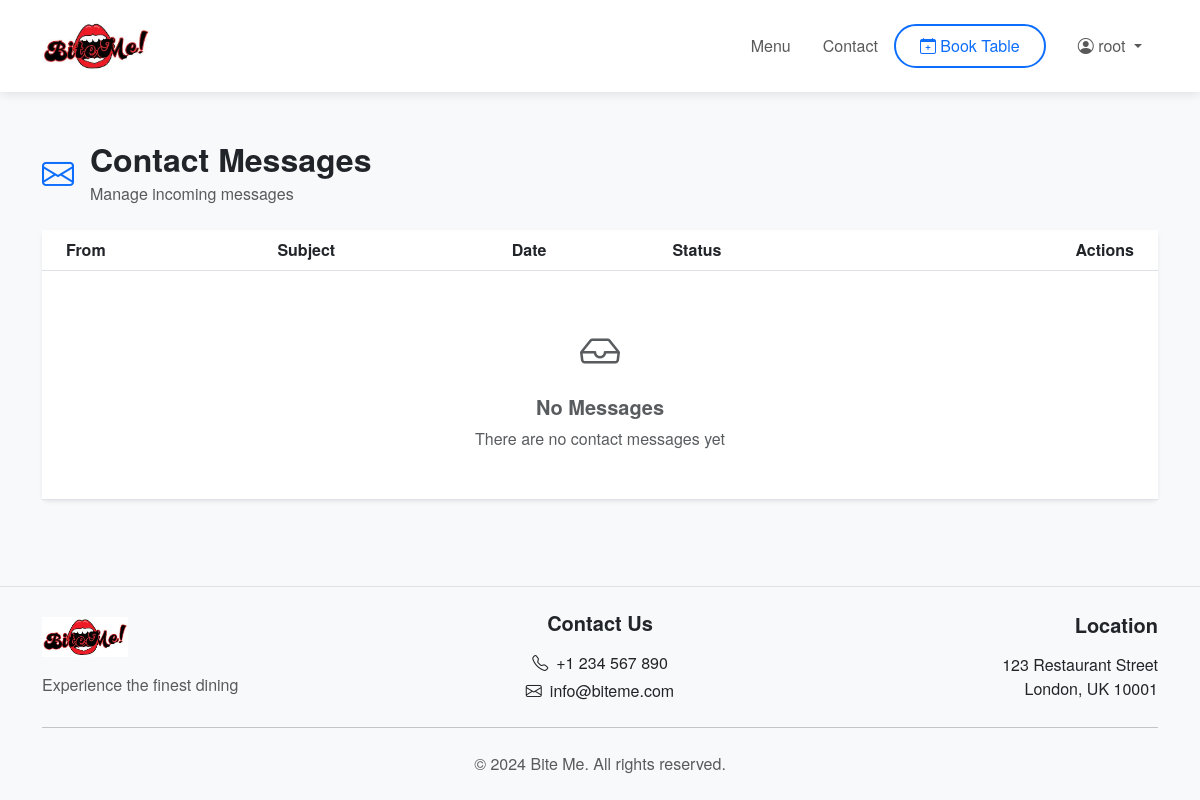
The app's page /manage/messages/ (signed in), older data.
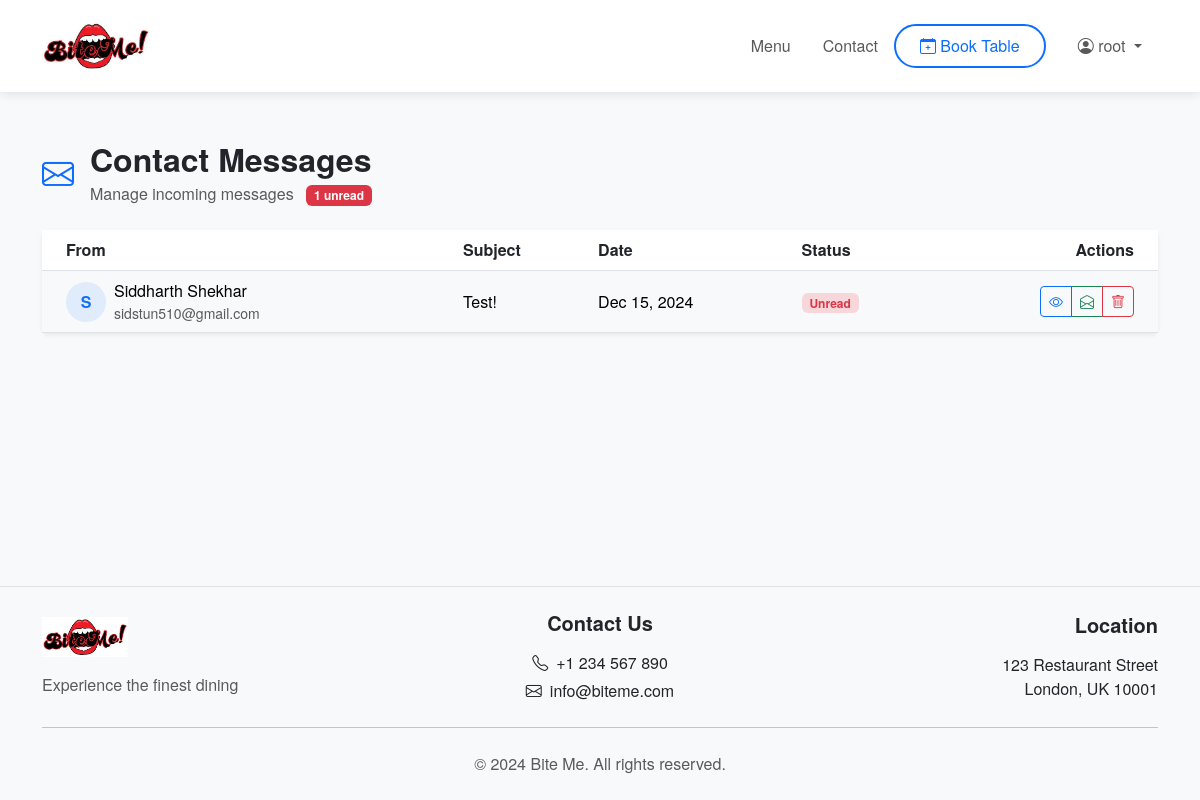
The same page, newer data.
### booking/models.py (models this page shows, shortened)
class Contact(models.Model):
    name = models.CharField(max_length=100)
    email = models.EmailField()
    subject = models.CharField(max_length=200)
    message = models.TextField()
    created_at = models.DateTimeField(auto_now_add=True)
    is_read = models.BooleanField(default=False)
    class Meta:
        ordering = ['-created_at']

### booking/views.py (the view)
# urls.py: path('manage/messages/', manage_messages_view, name='manage_messages'),
@user_passes_test(lambda u: u.is_staff)
def manage_messages_view(request):
    messages_list = Contact.objects.all()
    unread_count = messages_list.filter(is_read=False).count()
    context = {
        'messages_list': messages_list,
        'unread_count': unread_count
    }
    return render(request, 'booking/admin/messages.html', context)

### booking/templates/booking/admin/messages.html (shortened to what the changed rows need)
{% extends 'booking/base.html' %}
{% load static %}
{% block content %}
<div class="container py-4">
    <div class="row mb-4">
        <div class="col-lg-8">
            <div class="d-flex align-items-center">
                <div>
                    <h2 class="mb-1">Contact Messages</h2>
                    <p class="text-muted mb-0">
                        Manage incoming messages
                        {% if unread_count %}
                            <span class="badge bg-danger ms-2">{{ unread_count }} unread</span>
                        {% endif %}
                    </p>
                </div>
            </div>
        </div>
    </div>
    <div class="card border-0 shadow-sm">
        <div class="table-responsive">
            <table class="table table-hover align-middle mb-0">
                <thead class="bg-light">
                    <tr>
                        <th class="ps-4">From</th>
                        <th>Subject</th>
                        <th>Date</th>
                        <th>Status</th>
                        <th class="text-end pe-4">Actions</th>
                    </tr>
                </thead>
                <tbody>
                    {% for message in messages_list %}
                        <tr {% if not message.is_read %}class="table-light"{% endif %}>
                            <td class="ps-4">
                                <div class="d-flex align-items-center">
                                    <div class="avatar-initial rounded-circle bg-primary bg-opacity-10 text-primary me-2">
                                        {{ message.name|make_list|first|upper }}
                                    </div>
                                    <div>
                                        <div class="fw-medium">{{ message.name }}</div>
                                        <div class="small text-muted">{{ message.email }}</div>
                                    </div>
                                </div>
                            </td>
                            <td>{{ message.subject }}</td>
                            <td>{{ message.created_at|date:"M j, Y" }}</td>
                            <td>
                                {% if message.is_read %}
                                    <span class="badge bg-success-subtle text-success">Read</span>
                                {% else %}
                                    <span class="badge bg-danger-subtle text-danger">Unread</span>
                                {% endif %}
                            </td>
                            <td class="text-end pe-4">
                                <div class="btn-group">
                                    <button class="btn btn-sm btn-outline-primary"
                                            data-bs-toggle="modal"
                                            data-bs-target="#messageModal{{ message.id }}">
                                        <i class="bi bi-eye"></i>
                                    </button>
                                    {% if message.is_read %}
                                        <button class="btn btn-sm btn-outline-warning"
                                                onclick="updateMessageStatus('{{ message.id }}', 'mark_unread')"
                                                title="Mark as unread">
                                            <i class="bi bi-envelope"></i>
                                        </button>
                                    {% else %}
                                        <button class="btn btn-sm btn-outline-success"
                                                onclick="updateMessageStatus('{{ message.id }}', 'mark_read')"
                                                title="Mark as read">
                                            <i class="bi bi-envelope-open"></i>
                                        </button>
                                    {% endif %}
                                    <button class="btn btn-sm btn-outline-danger"
                                            onclick="deleteMessage('{{ message.id }}', '{{ message.subject|escapejs }}')"
                                            title="Delete message">
                                        <i class="bi bi-trash"></i>
                                    </button>
                                </div>
                            </td>
                        </tr>
                    {% empty %}
                        <tr>
                            <td colspan="5" class="text-center py-5">
                                <div class="text-muted">
                                    <i class="bi bi-inbox fs-1 mb-3 d-block"></i>
                                    <h5>No Messages</h5>
                                    <p class="mb-0">There are no contact messages yet</p>
                                </div>
                            </td>
                        </tr>
                    {% endfor %}
                </tbody>
            </table>
        </div>
    </div>
</div>
{% endblock %}

Row changes from the older to the newer data that the page shows:
added Contact: name|make_list "S", name "Siddharth Shekhar", email "sidstun510@gmail.com", subject "Test!", created_at "Dec 15, 2024", is_read "Unread"
Text that changed along with them:
{{ unread_count }}: (not shown) → "1"
text no longer shown: "No Messages There are no contact messages yet"
text now shown: "unread"
